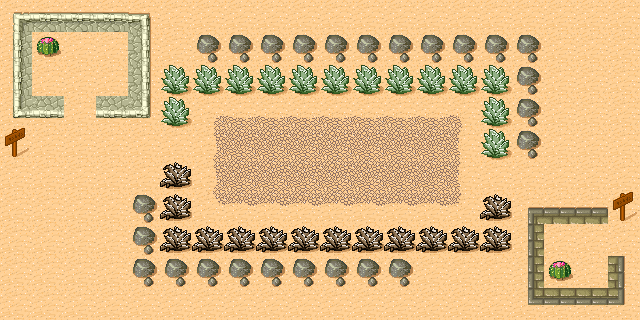

Tiled map render using the project's own tile images. Description and the map definition, with tile-layer contents summarised, below:
An orthogonal 20x10 tile map with 32x32 px tiles, 1 tile layer (Background) and 1 object (SpawnPoint).

<map version="1.0" orientation="orthogonal" renderorder="right-down" width="20" height="10" tilewidth="32" tileheight="32" nextobjectid="5">
 <tileset firstgid="1" name="TestDesert" tilewidth="32" tileheight="32" spacing="1" margin="1" tilecount="48" columns="8">
  <image source="tmw_desert_spacing.png" width="265" height="199" />
 </tileset>
 <layer name="Background" width="20" height="10">
  <data>[200 cells, 200 non-empty, 30 distinct tile ids]</data>
 </layer>
 <objectgroup name="Objects">
  <object id="4" name="SpawnPoint" x="80" y="176" />
 </objectgroup>
</map>
